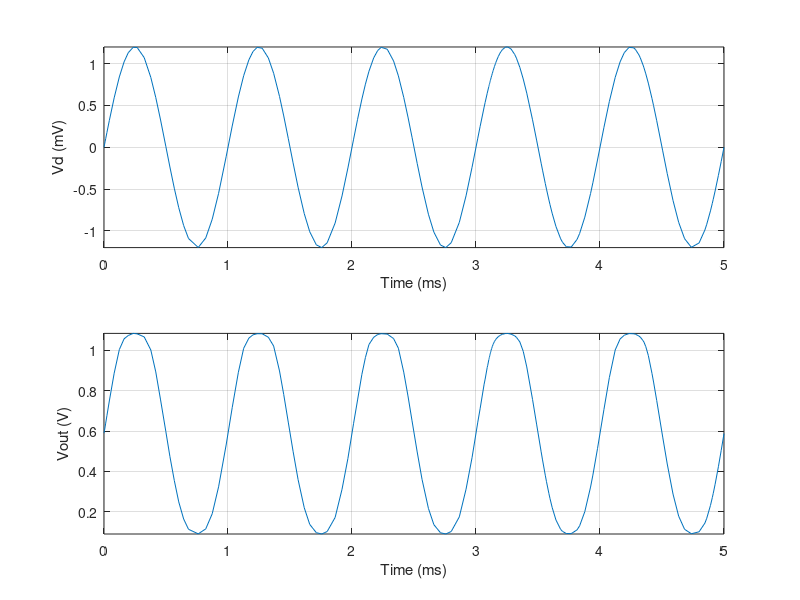

This figure's MATLAB source:
clear all; close all; clc;

%% Read data from CSV in the same folder
M = csvread('tran_dist_dm.csv',1,0);
t = M(:,1).*1000;
vin = M(:,4).*1000;
vout = M(:,2);

%% Generate plot
hold on;

subplot(2,1,1);
plot(t,vin);
xlabel('Time (ms)');
ylabel('Vd (mV)');
axis([min(t),max(t),min(vin),max(vin)]);
grid on;

subplot(2,1,2);
plot(t,vout);
xlabel('Time (ms)');
ylabel('Vout (V)');
axis([min(t),max(t),min(vout),max(vout)]);
grid on;
